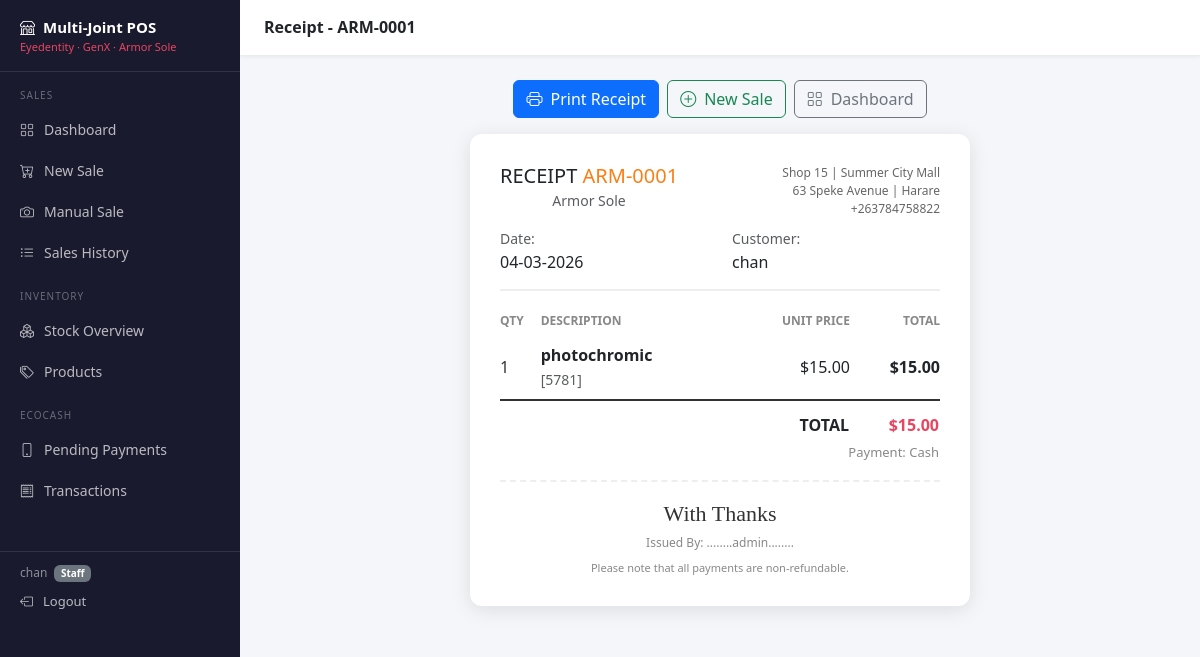
Screenshot of /sales/1/receipt/ (signed in) with the database file from the repository.
### users/models.py (models this page shows, shortened)
class User(AbstractUser):
    ROLE_CHOICES = [
        ('admin', 'Admin'),       # Full access - can manage everything
        ('manager', 'Manager'),   # Can view reports, manage stock
        ('staff', 'Staff'),       # Can only make sales
    ]
    role = models.CharField(
        max_length=20,
        choices=ROLE_CHOICES,
        default='staff',
        help_text="Determines what this user can access in the system."
    )
    primary_joint = models.ForeignKey(
        'inventory.Joint',
        on_delete=models.SET_NULL,
        null=True,
        blank=True,
        related_name='staff_members',
        help_text="The shop this user primarily works at."
    )
    phone = models.CharField(max_length=20, blank=True, null=True)
    @property
    def is_admin_role(self):
        return self.role == 'admin'
    @property
    def is_manager_role(self):
        return self.role in ['admin', 'manager']

### sales/models.py (models this page shows, shortened)
class Sale(models.Model):
    PAYMENT_CHOICES = [
        ('cash', 'Cash'),
        ('ecocash', 'EcoCash'),
        ('card', 'Card'),
        ('mixed', 'Mixed (Cash + EcoCash)'),
    ]
    SALE_TYPE_CHOICES = [
        ('system', 'System Sale'),
        ('manual', 'Manual Sale (Receipt Upload)'),
    ]
    joint = models.ForeignKey(Joint, on_delete=models.PROTECT, related_name='sales')
    sold_by = models.ForeignKey(
        'users.User',
        on_delete=models.PROTECT,
        related_name='sales_made',
        help_text="The staff member who processed this sale."
    )
    sale_date = models.DateTimeField(default=timezone.now)
    created_at = models.DateTimeField(auto_now_add=True)
    payment_method = models.CharField(max_length=20, choices=PAYMENT_CHOICES, default='cash')
    sale_type = models.CharField(max_length=20, choices=SALE_TYPE_CHOICES, default='system')
    manual_receipt_image = models.ImageField(
        upload_to='manual_receipts/%Y/%m/',
        null=True,
        blank=True,
        help_text="Photo of the manual receipt (for manual sales only)."
    )
    customer_name = models.CharField(max_length=200, blank=True, help_text="Optional customer name.")
    notes = models.TextField(blank=True)
    receipt_number = models.CharField(max_length=50, unique=True, blank=True)
    @property
    def total_amount(self):
        return sum(item.line_total for item in self.items.all())
    class Meta:
        ordering = ['-sale_date']

class SaleItem(models.Model):
    sale = models.ForeignKey(Sale, on_delete=models.PROTECT, related_name='items')
    product = models.ForeignKey(Product, on_delete=models.PROTECT, related_name='sale_items')
    quantity = models.PositiveIntegerField()
    unit_price = models.DecimalField(
        max_digits=10,
        decimal_places=2,
        help_text="Price per unit at time of sale (snapshot, in case price changes later)."
    )
    @property
    def line_total(self):
        return self.quantity * self.unit_price
    class Meta:
        pass

### inventory/models.py (models this page shows, shortened)
class Joint(models.Model):
    JOINT_CHOICES = [
        ('eyedentity', 'Eyedentity'),
        ('genx', 'GenX'),
        ('armor_sole', 'Armor Sole'),
    ]
    name = models.CharField(
        max_length=50,
        choices=JOINT_CHOICES,
        unique=True,
        help_text="The name/identifier of this shop."
    )
    display_name = models.CharField(max_length=100, help_text="Full display name, e.g. 'Eyedentity - Zee Eyewear'")
    phone = models.CharField(max_length=20, blank=True)
    address = models.TextField(blank=True)
    uses_product_codes = models.BooleanField(
        default=False,
        help_text="Eyedentity and Armor Sole use product codes; GenX does not."
    )
    class Meta:
        ordering = ['name']

class Product(models.Model):
    joint = models.ForeignKey(Joint, on_delete=models.CASCADE, related_name='products')
    code = models.CharField(
        max_length=50,
        blank=True,
        null=True,
        help_text="Product code (required for Eyedentity and Armor Sole)."
    )
    name = models.CharField(max_length=200, help_text="Product name or description.")
    price = models.DecimalField(
        max_digits=10,
        decimal_places=2,
        help_text="Selling price in USD."
    )
    is_active = models.BooleanField(default=True, help_text="Uncheck to hide from sales without deleting.")
    created_at = models.DateTimeField(auto_now_add=True)
    updated_at = models.DateTimeField(auto_now=True)
    class Meta:
        ordering = ['joint', 'name']
        unique_together = [['joint', 'code']]  # Codes must be unique per joint

### sales/views.py (the view)
# urls.py: path('<int:pk>/receipt/', views.sale_receipt, name='sale_receipt'),
@login_required
def sale_receipt(request, pk):
    sale = get_object_or_404(
        Sale.objects.select_related('joint', 'sold_by').prefetch_related('items__product'),
        pk=pk
    )
    return render(request, 'receipt.html', {'sale': sale})

### templates/receipt.html (shortened to what this page needs)
{% extends "base.html" %}
{% block page_title %}Receipt - {{ sale.receipt_number }}{% endblock %}
{% block content %}
<div class="no-print mb-3 d-flex gap-2 justify-content-center">
    <button onclick="window.print()" class="btn btn-primary">
        <i class="bi bi-printer me-2"></i>Print Receipt
    </button>
    <a href="{% url 'sales:make_sale' %}" class="btn btn-outline-success">
        <i class="bi bi-plus-circle me-2"></i>New Sale
    </a>
    <a href="{% url 'sales:dashboard' %}" class="btn btn-outline-secondary">
        <i class="bi bi-grid me-2"></i>Dashboard
    </a>
</div>
<div class="receipt-card">
    <div class="receipt-header">
        <div class="d-flex justify-content-between align-items-start mb-2">
            <div>
                <h5 class="mb-0">RECEIPT <span class="header-{{ sale.joint.name }}" style="font-size:20px;">{{ sale.receipt_number }}</span></h5>
                <small class="text-muted">{{ sale.joint.display_name }}</small>
            </div>
            <div class="text-end">
                <div style="font-size: 12px; color: #666;">
                    Shop 15 | Summer City Mall<br>
                    63 Speke Avenue | Harare<br>
                    {% if sale.joint.phone %}{{ sale.joint.phone }}{% endif %}
                </div>
            </div>
        </div>
        <div class="row text-start mt-2">
            <div class="col-6">
                <small class="text-muted">Date:</small>
                <div>{{ sale.sale_date|date:"d-m-Y" }}</div>
            </div>
            {% if sale.customer_name %}
            <div class="col-6">
                <small class="text-muted">Customer:</small>
                <div>{{ sale.customer_name }}</div>
            </div>
            {% endif %}
        </div>
    </div>
    <div class="receipt-items mt-3">
        <table>
            <thead>
                <tr>
                    <th style="text-align:left; padding:5px 0;">QTY</th>
                    <th style="text-align:left; padding:5px 0;">Description</th>
                    <th style="text-align:right; padding:5px 0;">Unit Price</th>
                    <th style="text-align:right; padding:5px 0;">Total</th>
                </tr>
            </thead>
            <tbody>
                {% for item in sale.items.all %}
                <tr style="border-bottom: 1px solid #f0f0f0;">
                    <td style="padding: 8px 0; color: #333;">{{ item.quantity }}</td>
                    <td style="padding: 8px 0;">
                        <strong>{{ item.product.name }}</strong>
                        {% if item.product.code %}
                        <br><small class="text-muted">[{{ item.product.code }}]</small>
                        {% endif %}
                    </td>
                    <td style="padding: 8px 0; text-align:right;">${{ item.unit_price|floatformat:2 }}</td>
                    <td style="padding: 8px 0; text-align:right; font-weight: 600;">${{ item.line_total|floatformat:2 }}</td>
                </tr>
                {% endfor %}
            </tbody>
            <tfoot>
                <tr>
                    <td colspan="3" style="text-align:right; padding-top:12px; font-size: 16px; font-weight: 700; border-top: 2px solid #333;">
                        TOTAL
                    </td>
                    <td style="text-align:right; padding-top:12px; font-size: 16px; font-weight: 700; border-top: 2px solid #333; color: #e94560;">
                        ${{ sale.total_amount|floatformat:2 }}
                    </td>
                </tr>
                <tr>
                    <td colspan="4" style="text-align:right; padding-top: 5px; color: #888; font-size: 13px;">
                        Payment: {{ sale.get_payment_method_display }}
                    </td>
                </tr>
            </tfoot>
        </table>
    </div>
    <div class="receipt-footer mt-3">
        <div class="with-thanks">With Thanks</div>
        <div class="mt-1">
            Issued By: ........{{ sale.sold_by.get_full_name|default:sale.sold_by.username }}........
        </div>
        {% if sale.joint.name == 'armor_sole' %}
        <div class="mt-2" style="font-size: 11px;">Please note that all payments are non-refundable.</div>
        {% endif %}
    </div>
</div>
{% endblock %}

### templates/base.html (shortened to what this page needs)
<!DOCTYPE html>
<html lang="en">
<head>
    <link rel="stylesheet" href="https://cdn.jsdelivr.net/npm/bootstrap@5.3.2/dist/css/bootstrap.min.css">
    <link rel="stylesheet" href="https://cdn.jsdelivr.net/npm/bootstrap-icons@1.11.3/font/bootstrap-icons.min.css">
</head>
<body {% block body_class %}{% endblock %}>
{% if user.is_authenticated %}
<nav class="sidebar">
    <div class="sidebar-brand">
        <div class="brand-title"><i class="bi bi-shop me-2"></i>Multi-Joint POS</div>
        <div class="brand-sub">Eyedentity · GenX · Armor Sole</div>
    </div>
    <div class="nav-section">Sales</div>
    <a href="{% url 'sales:dashboard' %}" class="nav-link {% if request.resolver_match.app_name == 'sales' and request.resolver_match.url_name == 'dashboard' %}active{% endif %}">
        <i class="bi bi-grid"></i> Dashboard
    </a>
    <a href="{% url 'sales:make_sale' %}" class="nav-link {% if request.resolver_match.url_name == 'make_sale' %}active{% endif %}">
        <i class="bi bi-cart-plus"></i> New Sale
    </a>
    <a href="{% url 'sales:manual_sale' %}" class="nav-link {% if request.resolver_match.url_name == 'manual_sale' %}active{% endif %}">
        <i class="bi bi-camera"></i> Manual Sale
    </a>
    <a href="{% url 'sales:sale_list' %}" class="nav-link {% if request.resolver_match.url_name == 'sale_list' %}active{% endif %}">
        <i class="bi bi-list-ul"></i> Sales History
    </a>
    <div class="nav-section">Inventory</div>
    <a href="{% url 'inventory:inventory_dashboard' %}" class="nav-link {% if request.resolver_match.url_name == 'inventory_dashboard' %}active{% endif %}">
        <i class="bi bi-boxes"></i> Stock Overview
    </a>
    <a href="{% url 'inventory:product_list' %}" class="nav-link {% if request.resolver_match.url_name == 'product_list' %}active{% endif %}">
        <i class="bi bi-tags"></i> Products
    </a>
    <div class="nav-section">EcoCash</div>
    <a href="{% url 'ecocash:pending_payments' %}" class="nav-link {% if request.resolver_match.url_name == 'pending_payments' %}active{% endif %}">
        <i class="bi bi-phone"></i> Pending Payments
    </a>
    <a href="{% url 'ecocash:transaction_list' %}" class="nav-link {% if request.resolver_match.url_name == 'transaction_list' %}active{% endif %}">
        <i class="bi bi-receipt"></i> Transactions
    </a>
    <div style="height: 40px;"></div>
    <div style="border-top: 1px solid rgba(255,255,255,0.1); padding: 12px 20px;">
        <div style="color: rgba(255,255,255,0.5); font-size: 12px; margin-bottom: 4px;">
            {{ user.get_full_name|default:user.username }}
            <span class="badge bg-secondary ms-1" style="font-size: 10px;">{{ user.get_role_display }}</span>
        </div>
        <a href="{% url 'users:logout' %}" class="nav-link" style="padding: 6px 0; font-size: 13px;">
            <i class="bi bi-box-arrow-left"></i> Logout
        </a>
    </div>
</nav>
<div class="main-wrapper">
    <div class="topbar">
        <h6 class="mb-0 fw-semibold flex-grow-1">{% block page_title %}{% endblock %}</h6>
    </div>
    <div class="page-content">
        {% block content %}{% endblock %}
    </div>
</div>
{% else %}
{% block auth_content %}{% endblock %}
{% endif %}
</body>
</html>

### templates/receipt.html (style rules this page uses)
.receipt-card { max-width: 500px; margin: 0 auto; background: white; padding: 30px; border-radius: 12px; box-shadow: 0 4px 20px rgba(0,0,0,0.1); }
.receipt-header { text-align: center; padding-bottom: 15px; border-bottom: 2px solid #eee; }
.receipt-items table { width: 100%; }
.receipt-items th { font-size: 12px; text-transform: uppercase; color: #888; }
.receipt-footer { text-align: center; padding-top: 15px; border-top: 2px dashed #eee; color: #888; font-size: 12px; }
.with-thanks { font-family: 'Brush Script MT', cursive; font-size: 22px; color: #333; }
.header-armor_sole { color: #fd7e14; }

### templates/base.html (style rules this page uses)
:root { --sidebar-width: 240px; --topbar-height: 56px; }
body { background: #f4f6f9; font-family: 'Segoe UI', sans-serif; }
.sidebar { position: fixed; top: 0; left: 0; bottom: 0; width: var(--sidebar-width); background: #1a1a2e; z-index: 100; overflow-y: auto; }
.sidebar-brand { padding: 16px 20px; border-bottom: 1px solid rgba(255,255,255,0.1); }
.sidebar-brand .brand-title { color: #fff; font-weight: 800; font-size: 15px; }
.sidebar-brand .brand-sub { color: #e94560; font-size: 11px; }
.sidebar .nav-link { color: rgba(255,255,255,0.7); padding: 10px 20px; border-radius: 0; font-size: 14px; display: flex; align-items: center; gap: 10px; transition: all 0.2s; }
.sidebar .nav-section { color: rgba(255,255,255,0.35); font-size: 10px; text-transform: uppercase; letter-spacing: 1px; padding: 16px 20px 6px; }
.main-wrapper { margin-left: var(--sidebar-width); }
.topbar { height: var(--topbar-height); background: #fff; border-bottom: 1px solid #e9ecef; display: flex; align-items: center; padding: 0 24px; position: sticky; top: 0; z-index: 99; box-shadow: 0 1px 4px rgba(0,0,0,0.06); }
.page-content { padding: 24px; }

### rows the page displays
User: get_full_name "chan", role "Staff"
Sale: receipt_number "ARM-0001", joint.display_name "Armor Sole", joint.phone "+263784758822", sale_date "04-03-2026", customer_name "chan", total_amount "15.00", payment_method "Cash", sold_by.get_full_name "admin"
SaleItem: quantity "1", product.name "photochromic", product.code "5781", unit_price "15.00", line_total "15.00"
